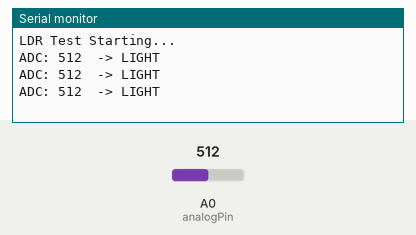
This sketch was run on a simulated Arduino Uno, built with avr-gcc and run on an emulated ATmega328P. On the bench: the last lines printed to the serial monitor. The test bench sets the inputs (shaded band); at power-on: A0 (analogPin) = 512.

Above: at 1.4 s.
1.5 s: A0 (analogPin) set to 483
At 2.17 s:
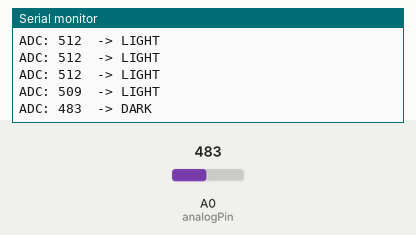
3.8 s: A0 (analogPin) set to 510
At 4.18 s:
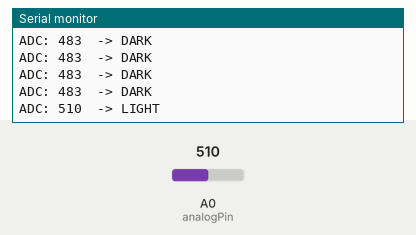
Timing chart, 0 to 6.8 s (numbered marks = the images above; inputs shaded):
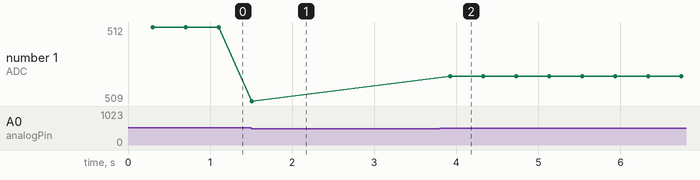

Measured:
- the behaviour switches between 501 and 500 on A0 (analogPin) (found by bisection; images 0 and 1)
- after the input at 1.5 s, the serial monitor: prints a new line at once (image 1)
- after the input at 3.8 s, the serial monitor: prints a new line after 0.13 s (image 2)
- plotted number 1: 512 → 509 after the input at 1.5 s, 509 → 510 after the input at 3.8 s

The sketch:

LDR-test.ino
```cpp
// Simple LDR (photoresistor) test for Wemos D1 Mini
// Reads A0, averages samples, prints brightness level

const int analogPin = A0;

// Adjust this threshold after observing your readings
int thresholdValue = 500;

void setup() {
  Serial.begin(115200);
  delay(200);
  Serial.println("LDR Test Starting...");
}

void loop() {
  const int samples = 20;
  long total = 0;

  // Take multiple samples for stability
  for (int i = 0; i < samples; i++) {
    total += analogRead(analogPin);
    delay(5);
  }

  int reading = total / samples;

  // Print raw reading
  Serial.print("ADC: ");
  Serial.print(reading);

  // Interpret brightness
  if (reading > thresholdValue) {
    Serial.println("  -> LIGHT");
  } else {
    Serial.println("  -> DARK");
  }

  delay(300);
}
```
